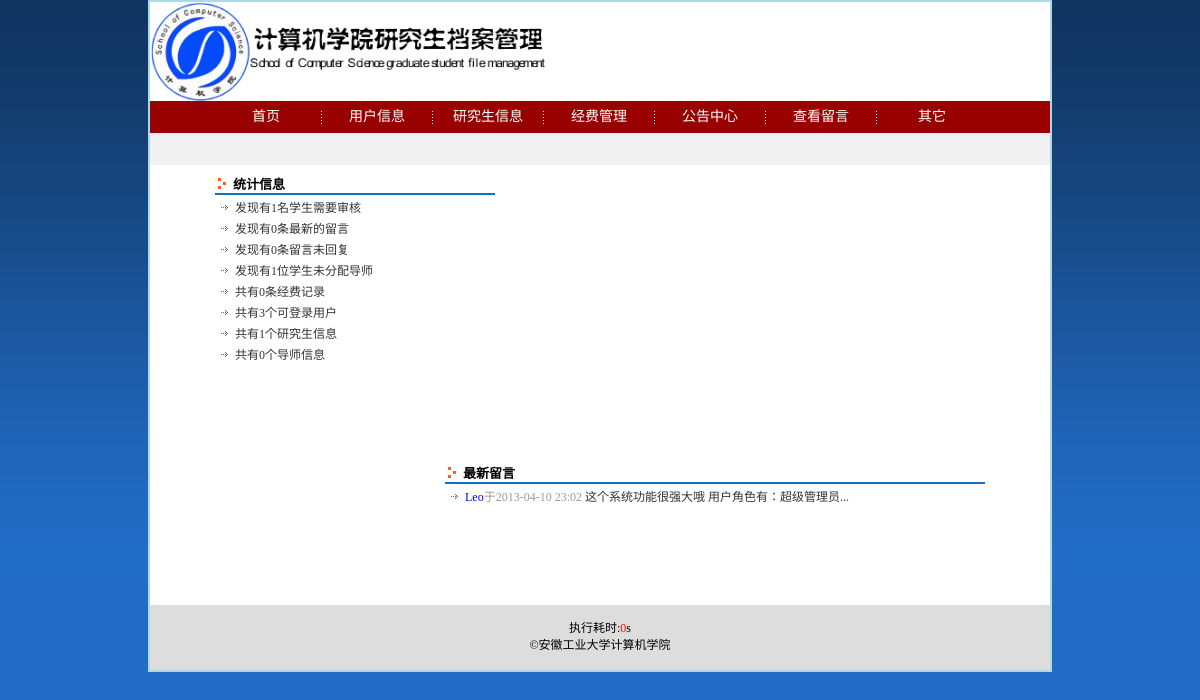
Page /admin.php (signed in) on the committed database.
### tables this page shows
CREATE TABLE IF NOT EXISTS `gm_message` (
  `gm_id` mediumint(8) unsigned NOT NULL auto_increment,
  `gm_username` varchar(20) NOT NULL,
  `gm_num` int(14) unsigned NOT NULL,
  `gm_content` text NOT NULL,
  `gm_reply` text,
  `gm_replytime` datetime default NULL,
  `gm_systime` datetime NOT NULL,
  PRIMARY KEY  (`gm_id`)
);

### includes/mysql.func.php (called while the page is built, shortened)
<?php
function _query($sql){
	return mysql_query($sql);
}
function _fetch_array_list($res){
	return mysql_fetch_array($res);
}
function _num_rows($sql){
	return 	mysql_num_rows(_query($sql));
}
?>

### includes/global.func.php (called while the page is built, shortened)
<?php
function _cut($_string,$_strlen) {
	if (mb_strlen($_string,'utf-8') > $_strlen) {
		$_string = mb_substr($_string,0,$_strlen,'utf-8').'...';
	}
	return $_string;
}
?>

### admin.php (the view, shortened to what this page needs)
<?php
$active_num=_num_rows("SELECT gm_id FROM gm_stuinfo WHERE gm_active='0'");
$message_num=_num_rows("SELECT gm_id FROM gm_message WHERE (NOW()-gm_systime)<12*3600");
$message_re_num=_num_rows("SELECT gm_id FROM gm_message WHERE gm_replytime is null");
$teacher_mat_num=_num_rows("SELECT gm_id FROM gm_stuinfo WHERE (gm_teacher is null OR gm_teacher='') AND gm_active='1' ");
$funds_num=_num_rows("SELECT gm_fid FROM gm_funds");
$user_num=_num_rows("SELECT gm_id FROM gm_user WHERE gm_active='1'");
$stu_num=_num_rows("SELECT gm_id FROM gm_stuinfo WHERE gm_active='1'");
$message_res=_query("SELECT * FROM gm_message ORDER BY gm_systime DESC LIMIT 8");
$teacher_num=_num_rows("SELECT gm_id FROM gm_teacher");
?>
<!DOCTYPE html PUBLIC "-//W3C//DTD XHTML 1.0 Transitional//EN" "http://www.w3.org/TR/xhtml1/DTD/xhtml1-transitional.dtd">
<html xmlns="http://www.w3.org/1999/xhtml">
<head>
<link href="styles/admin.css" rel="stylesheet" type="text/css" />
<?php
	require ROOT_PATH.'includes/title_admin.inc.php';
?>
</head>
<body>
<?php
	require ROOT_PATH.'includes/header_admin.inc.php';
?>
<div id="main">
<div id="left">
	<dl>
		<dt>统计信息</dt>
		<dd><a href="stu_active.php">发现有<?php echo $active_num?>名学生需要审核</a></dd>
		<dd><a href="message_admin.php">发现有<?php echo $message_num?>条最新的留言</a></dd>
		<dd><a href="message_admin.php?action=some">发现有<?php echo $message_re_num?>条留言未回复</a></dd>
		<dd><a href="teacher_match.php?action=some">发现有<?php echo $teacher_mat_num?>位学生未分配导师</a></dd>
		<dd><a href="funds_admin.php">共有<?php echo $funds_num?>条经费记录</a></dd>
		<dd><a href="user_data.php">共有<?php echo $user_num?>个可登录用户</a></dd>
		<dd><a href="stu_date.php">共有<?php echo $stu_num?>个研究生信息</a></dd>
		<dd><a href="teacher_data.php">共有<?php echo $teacher_num?>个导师信息</a></dd>
	</dl>
</div>
<div id="right">
	<dl>
		<dt> 最新留言</dt>
		<?php
		for($i=0;$i<8;$i++){
			$message_row=_fetch_array_list($message_res);
			if($message_row['gm_id']=='')
				break;
			echo '<dd><span class="stu"><a href="stu_date_one.php?num='.$message_row['gm_num'].'">'.$message_row['gm_username'].'</a></span><span class="time">于'.date('Y-m-d H:i',strtotime($message_row['gm_systime'])).' </span><a href="message_edit_admin.php?action=edit&id='.$message_row['gm_id'].'">'._cut($message_row['gm_content'],25).'</a>';
			echo '</dd>';
		}
		?>
	</dl>
</div>
</div>
<?php
	require ROOT_PATH.'includes/footer_admin.inc.php';
?>
</body>
</html>

### styles/admin.css (style rules this page uses)
#left { float:left; width:280px; margin-left:65px; margin-bottom:100px; }
#left dl { width:280px; }
#left dl dt { background:url("../images/gif-0054.gif") no-repeat left center; text-indent:18px; font-size:13px; font-weight:bold; border-bottom:2px solid #1672BF; }
#left dl dd { margin-left:5px; margin-top:3px; background:url("../images/ico.gif") no-repeat left center; text-indent:15px; }
#right { float:right; width:540px; margin-right:65px; margin-bottom:100px; }
#right dl { width:540px; }
#right dl dt { background:url("../images/gif-0054.gif") no-repeat left center; text-indent:18px; font-size:13px; font-weight:bold; border-bottom:2px solid #1672BF; }
#right dl dd { margin-left:5px; margin-top:3px; background:url("../images/ico.gif") no-repeat left center; text-indent:15px; }
#right dl dd span.stu a { color:blue; }
#right dl dd span.time { color:#999; }

### styles/basic.css (style rules this page uses)
* { margin:0; padding:0; }
body { font-size:12px; font-family:微软雅黑,黑体; background:url("../images/user_all_bg.gif") repeat-x scroll 50% top #226CC5; }

### styles/header.css (style rules this page uses)
#main { border-top:0px; }
a { color: #333333; text-decoration: none; }

### rows in the picture
gm_message: gm_username "Leo", gm_systime "2013-04-10 23:02", gm_content "这个系统功能很强大哦 用户角色有：超级管理员..."

### other values in the picture
$active_num "1"
$message_num "0"
$message_re_num "0"
$teacher_mat_num "1"
$funds_num "0"
$user_num "3"
$stu_num "1"
$teacher_num "0"
$end_time-$start_time "0"
